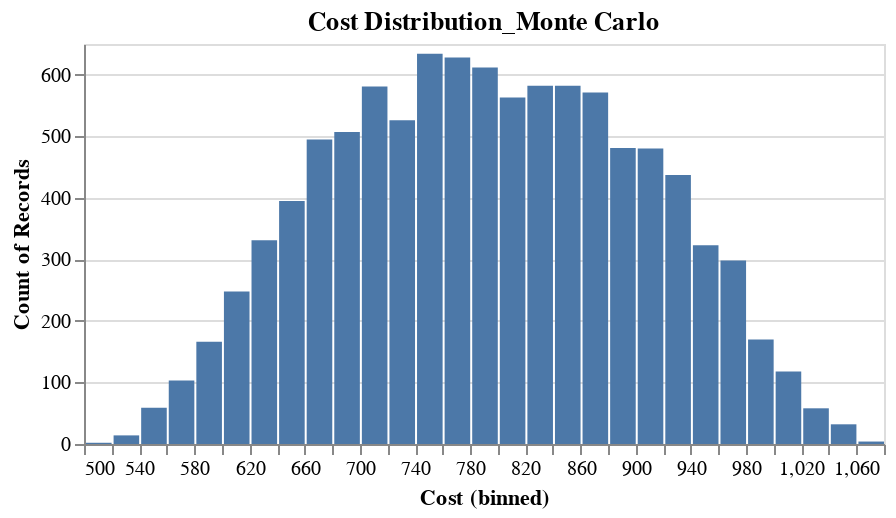

Here is the notebook cell this chart was saved with:
### Code cell
#Distribution plot of risk - with a normaly distributed risk, the tails of the distribution depict outliers to consider possibilities for rare events to consider
alt.Chart(cost_df).mark_bar().encode(
    alt.X('Cost', bin=alt.Bin(maxbins=50)),
    y='count()'
).properties(
    title='Cost Distribution_Monte Carlo',
    width= 400,
    height= 200
)

### Figure 1 — Vega-Lite specification as saved in the notebook (floating-point values rounded to 4 significant figures; data arrays with more than 128 entries replaced by an {"elided": "..."} marker saying what was removed)
{"config": {"view": {"continuousWidth": 300, "continuousHeight": 300}}, "data": {"name": "data-b8c258b0828fae5a6a0d251faa7aa874"}, "mark": {"type": "bar"}, "encoding": {"x": {"bin": {"maxbins": 50}, "field": "Cost", "type": "quantitative"}, "y": {"aggregate": "count", "type": "quantitative"}}, "height": 200, "title": "Cost Distribution_Monte Carlo", "width": 400, "$schema": "https://vega.github.io/schema/vega-lite/v5.20.1.json", "datasets": {"data-b8c258b0828fae5a6a0d251faa7aa874": {"elided": "10000 records"}}}
